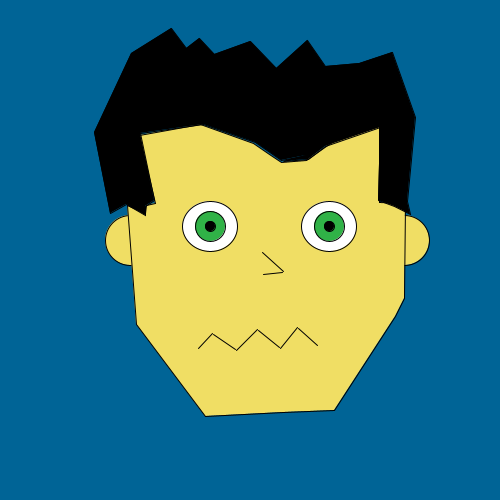
Frame 1 (no input)
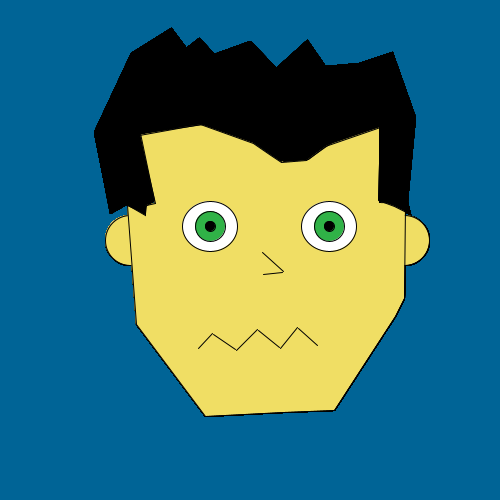
Frame 60 (the mouse pressed at the canvas centre just before this capture)
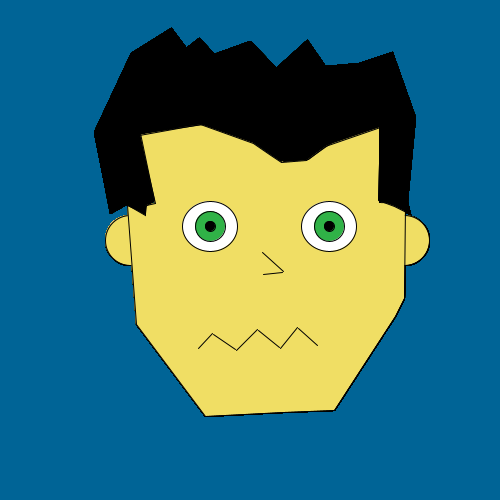
Frame 120 (the mouse held since frame 60 and released just before this capture)

The Processing sketch that drew these frames (run headless with seeded random() and noise(); from frame 60 on, the mouse is pressed at the canvas centre):

// Processing sketch: processing_168620
// ── processing_168620.pde

void setup () {
  size (500,500);
  background (0,100,150);
  smooth();
}

void draw () {
println(mouseX + " : " + pmouseY);
fill(240,222,100); // orelles
arc (404,240,50,50,0,TWO_PI);
arc (130,240,50,50,0,TWO_PI);
fill (240,222,100);
beginShape(); //cara
     vertex(205,416);
     vertex(136,324);
     vertex(127,205);
     vertex(145,213);
     vertex(146,205);
     vertex(155,203);
     vertex(139,135);
     vertex(200,124);
     vertex(253,143);
     vertex(269,154);
     vertex(281,162);
     vertex(306,160);
     vertex(333,141);
     vertex(379,126);
     vertex(379,202);
     vertex(405,203);
     vertex(404,298);
     vertex(395,316);
     vertex(334,410);
     vertex (283,412); //mitad de la cara
     vertex(205,416);
endShape();

fill (0,0,0);
beginShape (); //cabell
  vertex(110,213);
  vertex(94,132);
  vertex(131,53);
  vertex(171,28);
  vertex(186,48);
  vertex(199,38);
  vertex(214,54);
  vertex(250,41);
  vertex(276,68);
  vertex (307,40);
  vertex (325,66);
  vertex(359,63);
  vertex(392,52);
  vertex(415,117);
  vertex(407,201);
  vertex (410,214);
  vertex (394,206);
  vertex (378,200);
  vertex (380,127);
  vertex (325,146);
  vertex ( 308,159);
  vertex (283,161);
  vertex (306,155);
  vertex (281,160);
  vertex (255,142);
  vertex (203,124);
  vertex (140,133);
  vertex (154,200);
  vertex (145,206);
  vertex (145,215);
  vertex (126,204);
  vertex(110,213);
endShape();
  
  
  fill (255,255,255);
  ellipse (210,226,55,50);
  ellipse (329,226,55,50);
  fill ( #30B247);
  ellipse (210,226,30,30);
  ellipse (329,226,30,30);
  fill(0,0,0);
  ellipse (210,226,10,10);
  ellipse (329,226,10,10);
  
   fill(255,255,255); //nas
 line(262,252,283,271);
 line (282,272,263,274); 
  
  // boca
 line (198,348,212,333);
 line(213,334,235,349);
 line(236,350,257,329);
 line(258,330,279,347);
 line (280,348,297,327);
 line (298,328,317,345);
   
}
